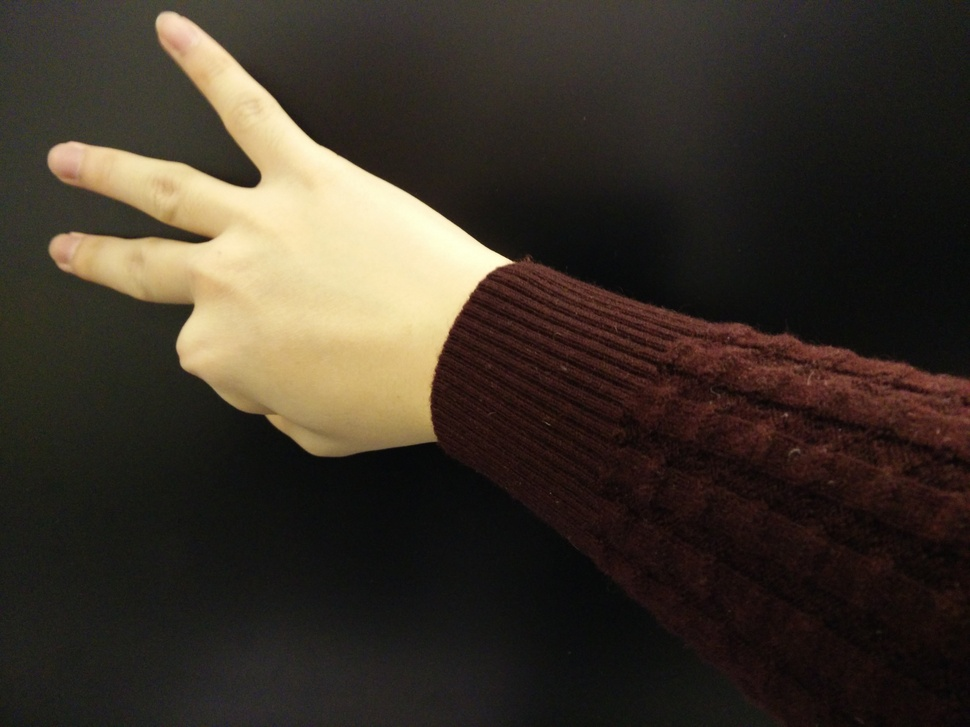
%> input picture new set/t_ul.jpg, 970 x 727 px, shrunk from 4160 x 3120 before the run
$ octave trial.m   (GNU Octave 9; MATLAB toolbox functions it lacks are replaced by stand-ins)
%> lines starting %> are read from the running program, lines starting %| are printed output that depends on the picture; in (x1, y1, x2, y2) boxes, pixels count from 0 and x2, y2 are one past the last pixel; in counts of white or black regions, pixels touching at a corner belong together; the program's own positions count from 1
RGB = imread('t_ul.jpg');
%> RGB is the input picture: size 727x970x3 uint8; mean R, G, B 59.6, 51.2, 41.4
for n = 1:10
    BW = im2bw(RGB, n/10);
    pause(2);
    imwrite(BW, strcat(int2str(n), ' out.jpg'));
    disp(n/10);
end
%> this loop made 10 passes
%> pass 1, `BW = im2bw(RGB, n/10);`:
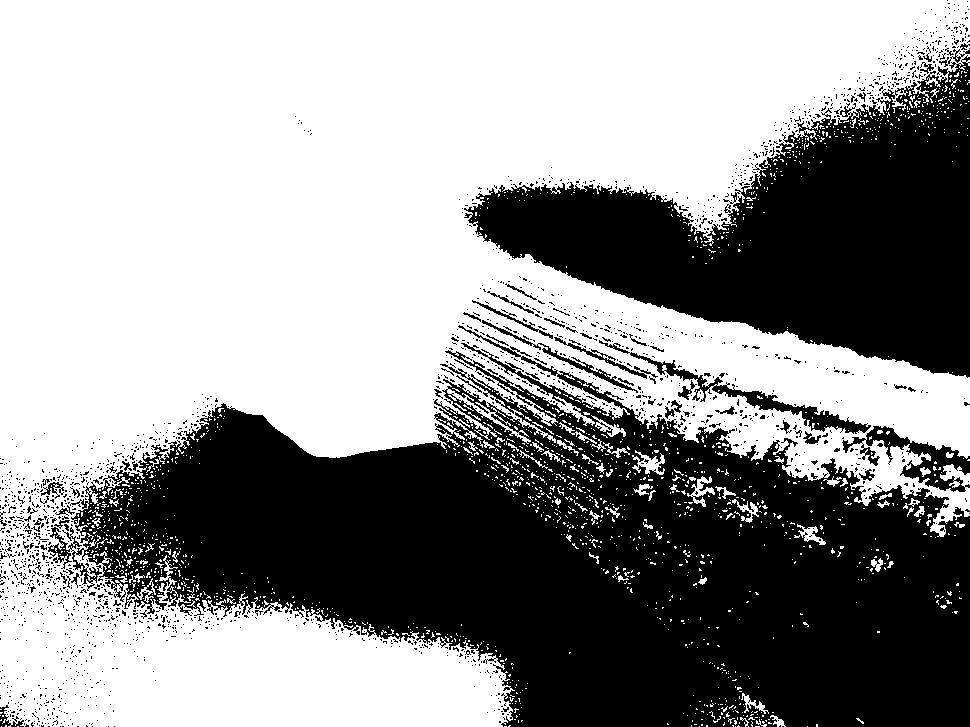
%> BW: size 727x970 logical; 59.2% white; 1980 black regions (1914 under 20 px), largest, box (x1, y1, x2, y2) and area: (48, 325, 970, 727) 196260, (464, 55, 970, 378) 76690, (842, 426, 970, 492) 2575
%> pass 2, `BW = im2bw(RGB, n/10);`:
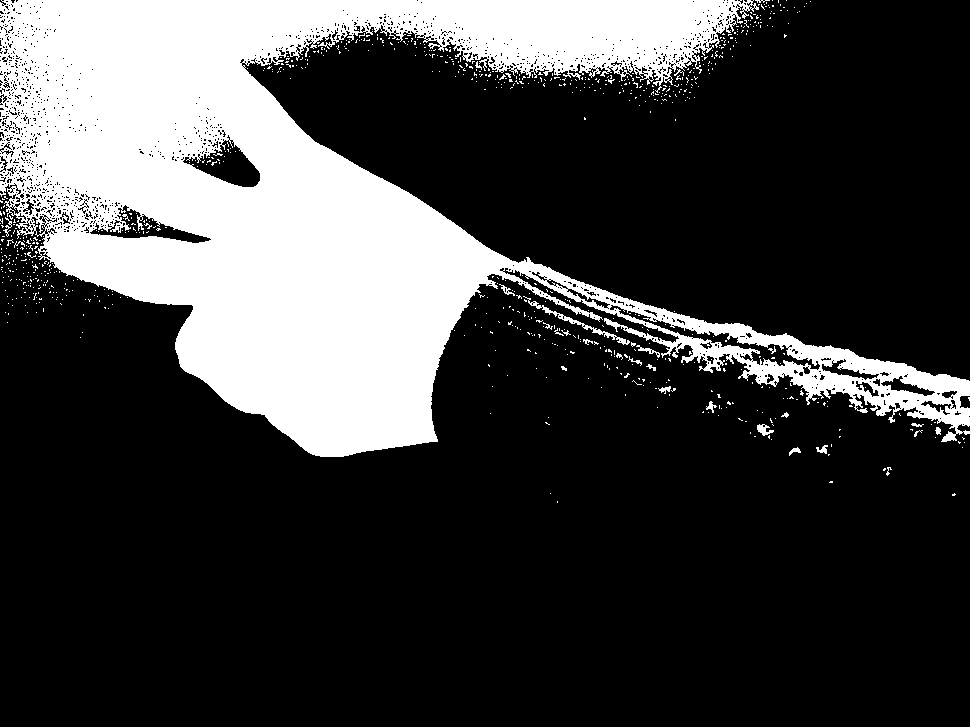
%> BW: size 727x970 logical; 24.7% white; 809 white regions (781 under 20 px), largest, box (x1, y1, x2, y2) and area: (0, 0, 970, 457) 170635, (523, 296, 630, 345) 409, (757, 424, 774, 436) 108
%> pass 3, `BW = im2bw(RGB, n/10);`:
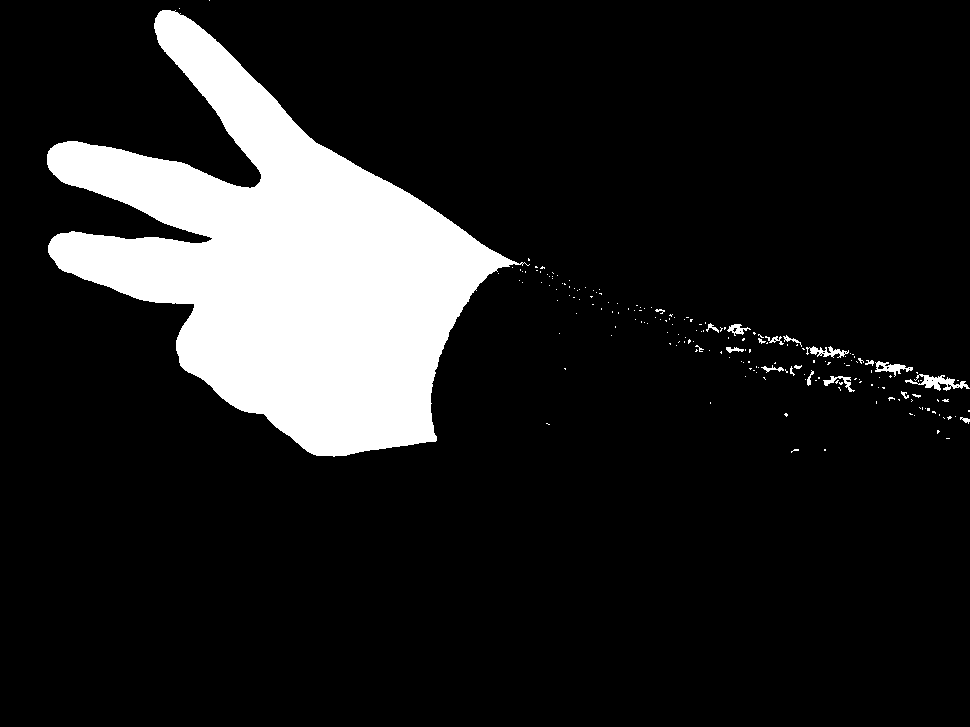
%> BW: size 727x970 logical; 13.5% white; 192 white regions (172 under 20 px), largest, box (x1, y1, x2, y2) and area: (47, 10, 530, 457) 92966, (905, 374, 970, 391) 437, (875, 361, 913, 377) 239
